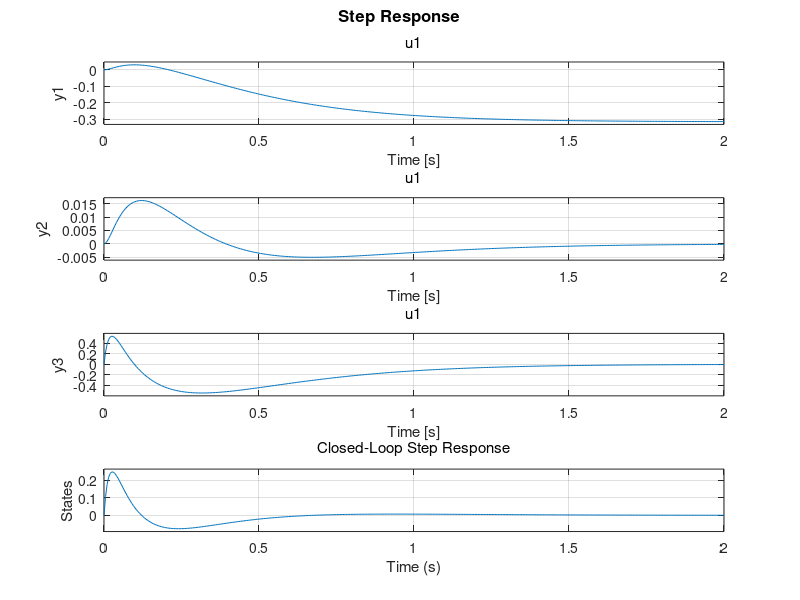
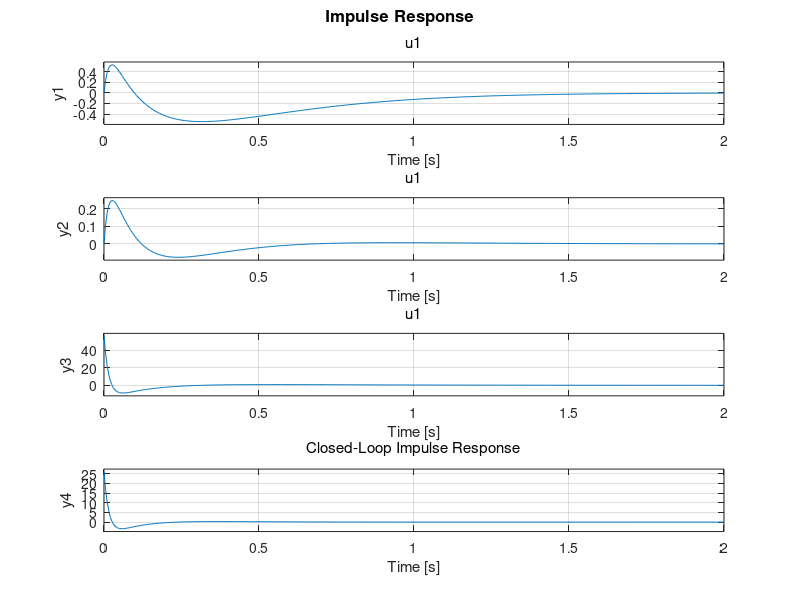

The MATLAB source for these figures, in order: (Note: this script raises an error after producing the figures.)
clc; clear; close all;

%% System Matrices
A = [0 0 1 0;
     0 0 0 1;
     0 123.98 -1.577 0;
     0 111.62 -0.7253 0];

B = [0; 0; 56.38; 25.98];
C = eye(4);
D = zeros(4,1);

%% LQR Design
Q = diag([10 200 1 1]);   % Penalize pendulum angle strongly
R = 1;

K = lqr(A,B,Q,R);

disp('LQR Gain Matrix K:');
disp(K);

%% Closed-loop system
Acl = A - B*K;

disp('Closed-loop Eigenvalues:');
disp(eig(Acl));

sys_cl = ss(Acl,B,C,D);

%% Step Response
figure;
step(sys_cl);
title('Closed-Loop Step Response');
xlabel('Time (s)');
ylabel('States');
grid on;

saveas(gcf,'step_response.png');

%% Impulse Response
figure;
impulse(sys_cl);
title('Closed-Loop Impulse Response');
grid on;

saveas(gcf,'impulse_response.png');

%% Open-loop Bode Plot
sys = ss(A,B,C,D);

figure;
bode(sys);
title('Open-Loop Frequency Response');
grid on;

saveas(gcf,'bode_plot.png');

%% Observer Design
C_obs = [1 0 0 0;
         0 1 0 0];

poles = [-10 -11 -12 -13];

L = place(A',C_obs',poles)';

disp('Observer Gain Matrix L:');
disp(L);
